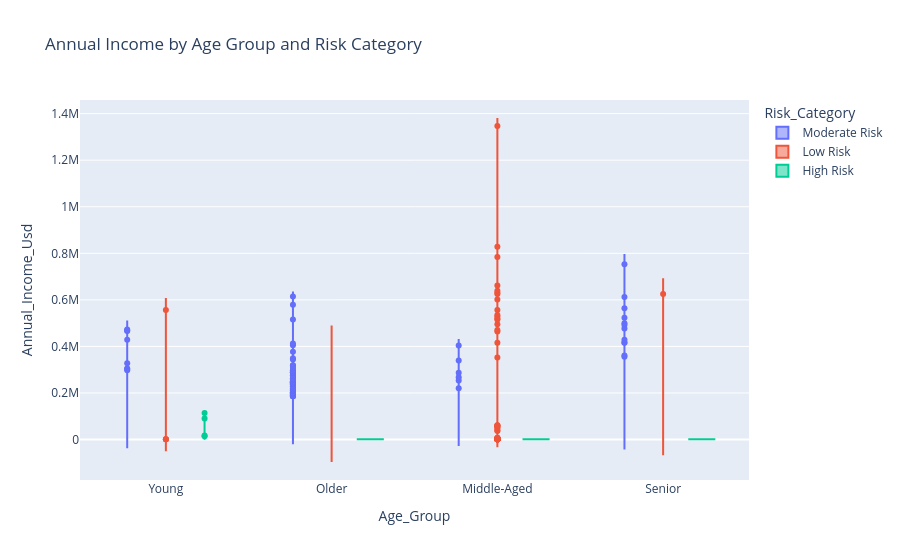

The cell this chart's notebook holds for it:
### Markdown cell above
<div style="
    margin:30px 0 20px 0;
    padding:0 0 12px 0;
    border-bottom:2px solid #2563eb;">
  <h3 style="
        margin:0;
        color:#0f172a;
        font-size:15px;
        font-weight:700;
        line-height:1.5;
    ">
        📊 Question 2: How Annual Income (USD) is distributed across different Age Groups, separated by Risk Category.
</h3>
</div>

### Code cell
fig = px.violin(df,
    x='Age_Group',
    y='Annual_Income_Usd',
    color='Risk_Category',
    title='Annual Income by Age Group and Risk Category'
)
fig.show()

### Figure 1 — Plotly figure (JSON) as saved in the notebook; plotly's stock layout.template omitted (floating-point values rounded to 4 significant figures; data arrays with more than 128 entries replaced by an {"elided": "..."} marker saying what was removed)
{"data": [{"alignmentgroup": "True", "box": {"visible": false}, "hovertemplate": "Risk_Category=Moderate Risk<br>Age_Group=%{x}<br>Annual_Income_Usd=%{y}<extra></extra>", "legendgroup": "Moderate Risk", "marker": {"color": "#636efa"}, "name": "Moderate Risk", "offsetgroup": "Moderate Risk", "orientation": "v", "scalegroup": "True", "showlegend": true, "type": "violin", "x": {"elided": "3908 str values"}, "x0": " ", "xaxis": "x", "y": {"elided": "3908 float values"}, "y0": " ", "yaxis": "y"}, {"alignmentgroup": "True", "box": {"visible": false}, "hovertemplate": "Risk_Category=Low Risk<br>Age_Group=%{x}<br>Annual_Income_Usd=%{y}<extra></extra>", "legendgroup": "Low Risk", "marker": {"color": "#EF553B"}, "name": "Low Risk", "offsetgroup": "Low Risk", "orientation": "v", "scalegroup": "True", "showlegend": true, "type": "violin", "x": {"elided": "1064 str values"}, "x0": " ", "xaxis": "x", "y": {"elided": "1064 float values"}, "y0": " ", "yaxis": "y"}, {"alignmentgroup": "True", "box": {"visible": false}, "hovertemplate": "Risk_Category=High Risk<br>Age_Group=%{x}<br>Annual_Income_Usd=%{y}<extra></extra>", "legendgroup": "High Risk", "marker": {"color": "#00cc96"}, "name": "High Risk", "offsetgroup": "High Risk", "orientation": "v", "scalegroup": "True", "showlegend": true, "type": "violin", "x": ["Young", "Middle-Aged", "Young", "Young", "Young", "Young", "Young", "Young", "Young", "Young", "Young", "Young", "Young", "Young", "Young", "Young", "Young", "Young", "Young", "Young", "Young", "Young", "Young", "Young", "Senior", "Middle-Aged", "Young", "Older"], "x0": " ", "xaxis": "x", "y": [1000.0, 1000.0, 90410.0, 1000.0, 3593.0, 1000.0, 2971.0, 1000.0, 3002.0, 1000.0, 1000.0, 1000.0, 1489.0, 1228.0, 1000.0, 1000.0, 1000.0, 2981.0, 1522.0, 2000.0, 114500.0, 3214.0, 1551.0, 17530.0, 1000.0, 1000.0, 13810.0, 1000.0], "y0": " ", "yaxis": "y"}], "layout": {"legend": {"title": {"text": "Risk_Category"}, "tracegroupgap": 0}, "title": {"text": "Annual Income by Age Group and Risk Category"}, "violinmode": "group", "xaxis": {"anchor": "y", "domain": [0, 1], "title": {"text": "Age_Group"}}, "yaxis": {"anchor": "x", "domain": [0, 1], "title": {"text": "Annual_Income_Usd"}}}}
